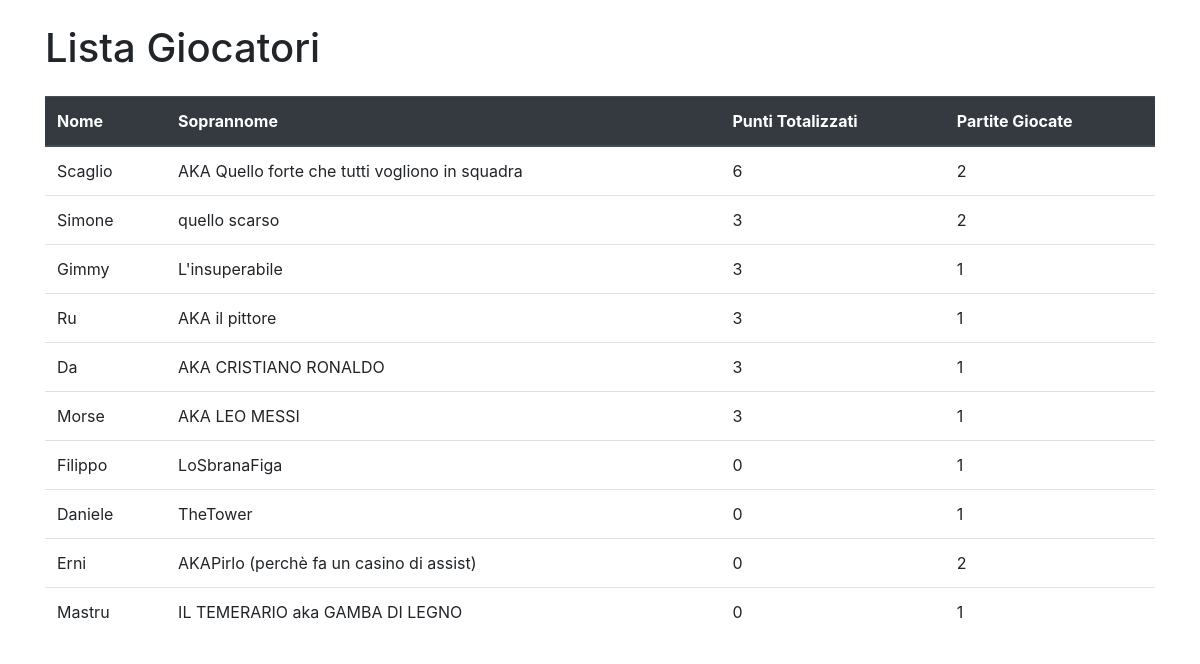
The page / on the database its author committed.
### calcetto/models.py (models this page shows, shortened)
class Giocatore(models.Model):
    nome = models.CharField(max_length=50)
    soprannome = models.CharField(max_length=50)
    punti_totalizzati = models.IntegerField(default=0)
    partite_giocate = models.IntegerField(default=0)

### calcetto/views.py (the view)
# urls.py: path('', views.lista_giocatori, name='lista_giocatori'),
def lista_giocatori(request):
    giocatori = Giocatore.objects.order_by('-punti_totalizzati')
    context = {'giocatori': giocatori}
    return render(request, 'lista_giocatori.html', context)

### calcetto/templates/lista_giocatori.html (shortened to what this page needs)
<!DOCTYPE html>
<html>
<head>
    <link rel="stylesheet" href="https://stackpath.bootstrapcdn.com/bootstrap/4.3.1/css/bootstrap.min.css">
</head>
<body>
    <div class="container">
        <h1 class="mt-4 mb-4">Lista Giocatori</h1>
        <table class="table">
            <thead class="thead-dark">
                <tr>
                    <th>Nome</th>
                    <th>Soprannome</th>
                    <th>Punti Totalizzati</th>
                    <th>Partite Giocate</th>
                </tr>
            </thead>
            <tbody>
                {% for giocatore in giocatori %}
                <tr>
                    <td>{{ giocatore.nome }}</td>
                    <td>{{ giocatore.soprannome }}</td>
                    <td>{{ giocatore.punti_totalizzati }}</td>
                    <td>{{ giocatore.partite_giocate }}</td>
                </tr>
                {% endfor %}
            </tbody>
        </table>
    </div>
</body>
</html>

### rows shown on the page
Giocatore: nome "Scaglio", soprannome "AKA Quello forte che tutti vogliono in squadra", punti_totalizzati "6", partite_giocate "2"
Giocatore: nome "Simone", soprannome "quello scarso", punti_totalizzati "3", partite_giocate "2"
Giocatore: nome "Gimmy", soprannome "L'insuperabile", punti_totalizzati "3", partite_giocate "1"
Giocatore: nome "Ru", soprannome "AKA il pittore", punti_totalizzati "3", partite_giocate "1"
Giocatore: nome "Da", soprannome "AKA CRISTIANO RONALDO", punti_totalizzati "3", partite_giocate "1"
Giocatore: nome "Morse", soprannome "AKA LEO MESSI", punti_totalizzati "3", partite_giocate "1"
Giocatore: nome "Filippo", soprannome "LoSbranaFiga", punti_totalizzati "0", partite_giocate "1"
Giocatore: nome "Daniele", soprannome "TheTower", punti_totalizzati "0", partite_giocate "1"
Giocatore: nome "Erni", soprannome "AKAPirlo (perchè fa un casino di assist)", punti_totalizzati "0", partite_giocate "2"
Giocatore: nome "Mastru", soprannome "IL TEMERARIO aka GAMBA DI LEGNO", punti_totalizzati "0", partite_giocate "1"
